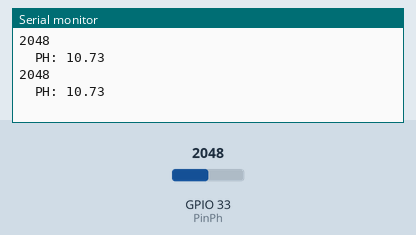
Simulated run of this sketch. Board: ESP32. Shown: the last lines printed to the serial monitor. Inputs (shaded band) come from the test bench; at power-on: GPIO 33 (PinPh) = 2048.

Above: at 2.8 s.
2.9 s: GPIO 33 (PinPh) set to 2710
At 4.3 s:
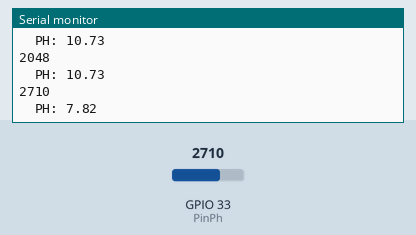
5.6 s: GPIO 33 (PinPh) set to 2630
At 7.0 s:
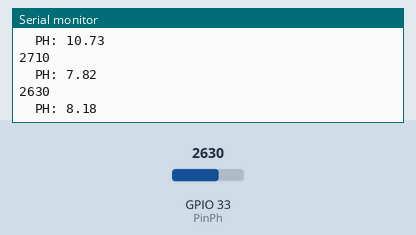
Timing chart, 0 to 8.6 s (numbered marks = the images above; inputs shaded):
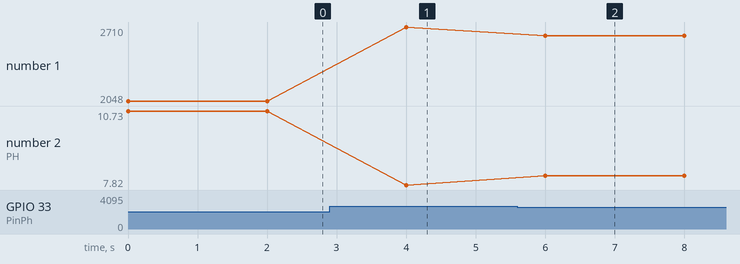

The sketch:

probaPh.ino
```cpp
int PinPh = 33;
int PinPhValue = 0;
double Po = 0;
float sensorMax = 3125.00;
float sensorMin = 2670.00;
void setup()
{
  Serial.begin(115200);//Inicializa el puerto serie
  pinMode(PinPh, INPUT);

}
void loop()
{
  PinPhValue = analogRead(PinPh);
  Serial.println(PinPhValue);

  Po = fmap(PinPhValue, sensorMax, sensorMin, 6.00, 8.00);
  Serial.print("\tPH: ");
  Serial.print(Po);

  Serial.println("");
  delay(2000);

}

float fmap(float x, float in_min, float in_max, float out_min, float out_max)
{
  return (x - in_min) * (out_max - out_min) / (in_max - in_min) + out_min;
}
```

Measured:
- after the input at 2.9 s, the serial monitor: prints a new line after 1.1 s (image 1)
- after the input at 5.6 s, the serial monitor: prints a new line after 0.40 s (image 2)
- plotted number 1: 2048 → 2710 after the input at 2.9 s, 2710 → 2630 after the input at 5.6 s
- plotted number 2: 10.73 → 7.82 after the input at 2.9 s, 7.82 → 8.18 after the input at 5.6 s
